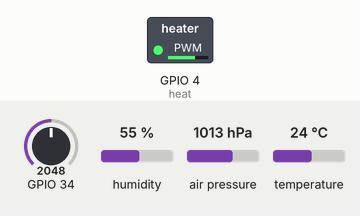
The sketch below on a simulated ESP32. On the bench: switched loads named in the sketch (green lamp = pin HIGH). The test bench sets the inputs (shaded band); at power-on: GPIO 34 = 2048, humidity 55 %, air pressure 1013 hPa, temperature 24 °C. What the sketch prints to the serial monitor is not drawn.

Above: at 0.1 s.
Timing chart, 0 to 1.6 s (numbered marks = the images above):
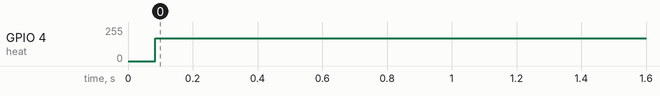

The sketch:

sensorExample.ino
```cpp
#include <Wire.h>
#include <SPI.h>
#include <Adafruit_BMP280.h>
#include <Adafruit_AHTX0.h>

Adafruit_AHTX0 aht;

Adafruit_BMP280 bmp; // use I2C interface
Adafruit_Sensor *bmp_temp = bmp.getTemperatureSensor();
Adafruit_Sensor *bmp_pressure = bmp.getPressureSensor();

int heat = 4; // monoxide heater


void setup() {
  Serial.begin(115200);
  bmp.begin();
  aht.begin();

  pinMode(heat, OUTPUT);
}

void loop() {

  sensors_event_t temp_event, pressure_event;
  bmp_temp->getEvent(&temp_event);
  bmp_pressure->getEvent(&pressure_event);

  sensors_event_t humidity, temp;
  aht.getEvent(&humidity, &temp);// populate temp and humidity objects with fresh data


  Serial.println(temp_event.temperature);
  Serial.println(temp.temperature);
  Serial.println(pressure_event.pressure);
  Serial.println(humidity.relative_humidity);

  Serial.println();


  analogWrite(heat, 170); // set heating element i monoxide at 1.5v
  Serial.println(analogRead(34)); // no unit what unit is, do some nice map() functions
  Serial.println();
  Serial.println();
  delay(2000);
}
```

Measured:
- by itself, GPIO 4 (heat): 0/255 → 170/255 at 0.08 s
